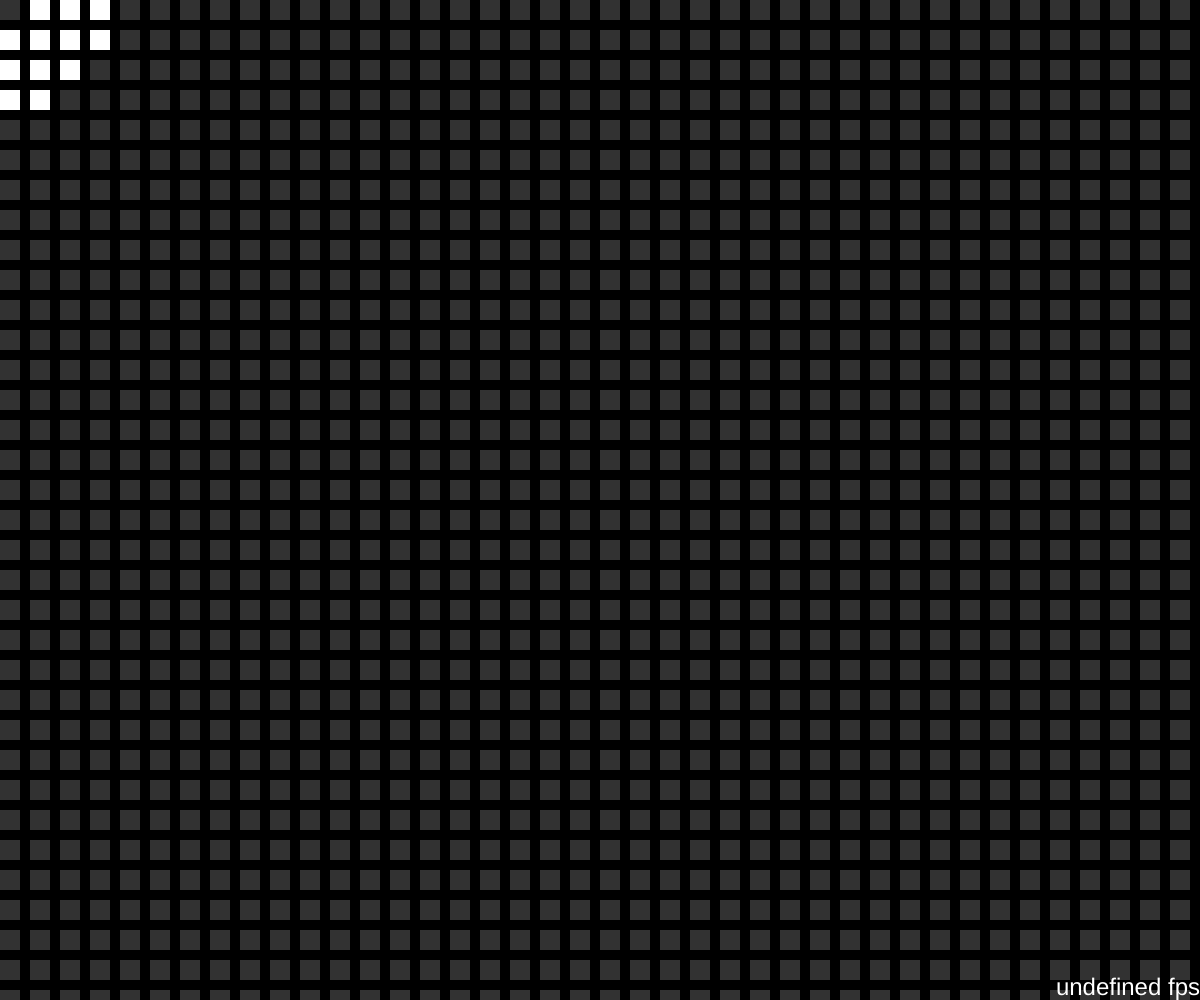
Frame 1 (no input)
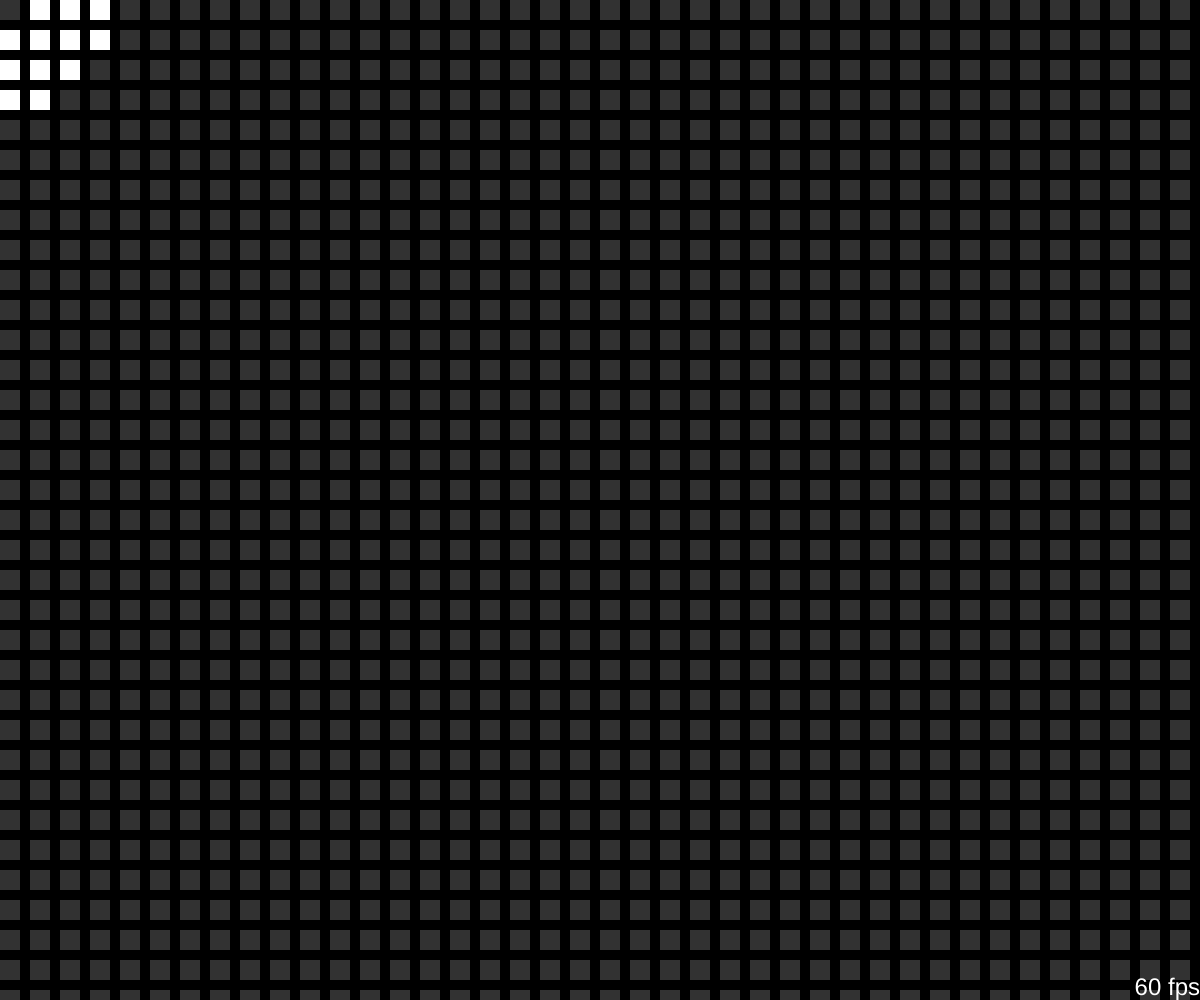
Frame 60 (no input)
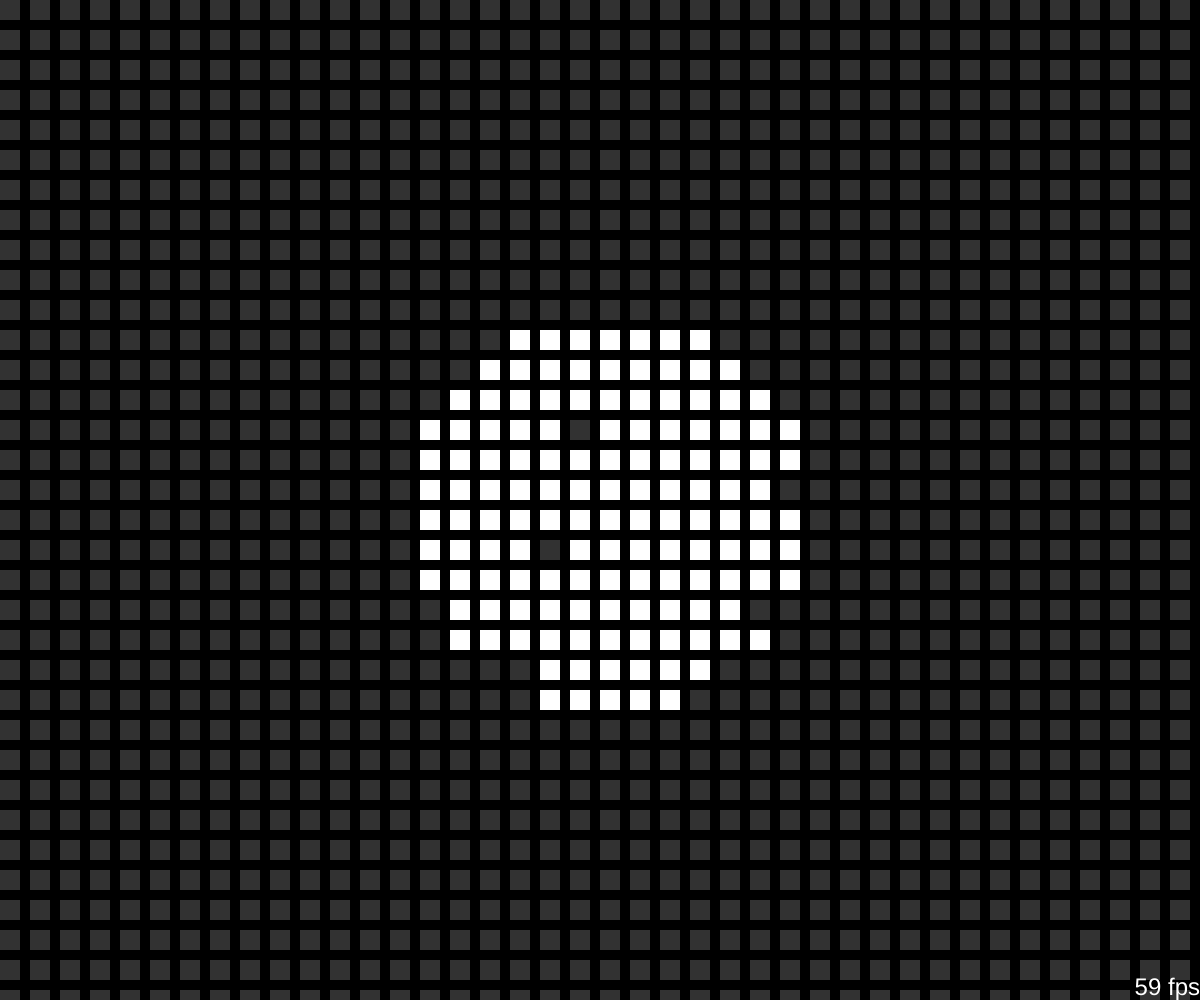
Frame 120 (the mouse pressed at the canvas centre since frame 60)

The p5.js sketch that drew these frames (run headless with seeded random() and noise() and a simulated clock; from frame 60 on, the mouse is pressed at the canvas centre):

// p5.js sketch
// ── sketch.js
// ASCII
let scale = 20;
let spacing = 30
let gridCoords = []
let mouseRadius = 100
let targetRadius = 100  
let fr

let squareColor = 50

function setup() {
    createCanvas(windowWidth, windowHeight);
    background(0);
    cols = windowWidth / scale;
    rows = windowHeight / scale;
}

function draw() {
    // colorChange();
    background(0)
    fill(50)
    noStroke()

    mouseRadius = lerp(mouseRadius, targetRadius, 0.1)

    for (let i = 0; i < width; i += spacing ) {
        for (let j = 0; j < height; j += spacing) {
            gridCoords.push([i,j])

            let distance = dist(mouseX,mouseY,i,j)
            if (distance < mouseRadius) {
                fill(255)
                square(i,j,spacing/1.5)
            }

            else {
                fill(50)
                square(i,j,spacing/1.5)
            }

            // for (x = 0; x < gridCoords.length; x++) {
            //         fill(random(255),random(255),random(255))
            //         square(i,j,spacing/1.5)
            //     }
            square(gridCoords[i][0],gridCoords[i][1],spacing/1.5)

        }
    }


    infoDisplay();

}


function infoDisplay() {
    if (frameCount % 10 == 0) {
      fr = frameRate();
    }
    textSize(24);
    fill("white");
    textAlign(RIGHT, BOTTOM);
    text(str(int(fr))+" fps", width, height);
}

function mousePressed() { 
    targetRadius = 200;
  }
  
  function mouseReleased() { 
    targetRadius = 100;
  }
